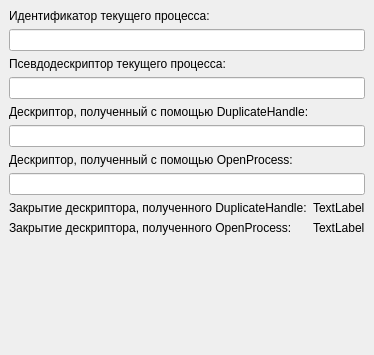
<?xml version="1.0" encoding="UTF-8"?>
<ui version="4.0">
 <class>MainWindow</class>
 <widget class="QMainWindow" name="MainWindow">
  <property name="geometry">
   <rect>
    <x>0</x>
    <y>0</y>
    <width>359</width>
    <height>355</height>
   </rect>
  </property>
  <property name="windowTitle">
   <string>MainWindow</string>
  </property>
  <widget class="QWidget" name="centralwidget">
   <layout class="QFormLayout" name="formLayout">
    <item row="0" column="0" colspan="2">
     <widget class="QLabel" name="label">
      <property name="text">
       <string>Идентификатор текущего процесса:</string>
      </property>
     </widget>
    </item>
    <item row="1" column="0" colspan="2">
     <widget class="QLineEdit" name="currentId"/>
    </item>
    <item row="2" column="0" colspan="2">
     <widget class="QLabel" name="label_4">
      <property name="text">
       <string>Псевдодескриптор текущего процесса:</string>
      </property>
     </widget>
    </item>
    <item row="3" column="0" colspan="2">
     <widget class="QLineEdit" name="currentHandle"/>
    </item>
    <item row="4" column="0" colspan="2">
     <widget class="QLabel" name="label_2">
      <property name="text">
       <string>Дескриптор, полученный с помощью DuplicateHandle:</string>
      </property>
     </widget>
    </item>
    <item row="5" column="0" colspan="2">
     <widget class="QLineEdit" name="copyHandle"/>
    </item>
    <item row="6" column="0" colspan="2">
     <widget class="QLabel" name="label_3">
      <property name="text">
       <string>Дескриптор, полученный с помощью OpenProcess:</string>
      </property>
     </widget>
    </item>
    <item row="7" column="0" colspan="2">
     <widget class="QLineEdit" name="copyProcess"/>
    </item>
    <item row="8" column="0">
     <widget class="QLabel" name="label_5">
      <property name="text">
       <string>Закрытие дескриптора, полученного DuplicateHandle:</string>
      </property>
     </widget>
    </item>
    <item row="8" column="1">
     <widget class="QLabel" name="op">
      <property name="text">
       <string>TextLabel</string>
      </property>
     </widget>
    </item>
    <item row="9" column="0">
     <widget class="QLabel" name="label_6">
      <property name="text">
       <string>Закрытие дескриптора, полученного OpenProcess:</string>
      </property>
     </widget>
    </item>
    <item row="9" column="1">
     <widget class="QLabel" name="cp">
      <property name="text">
       <string>TextLabel</string>
      </property>
     </widget>
    </item>
   </layout>
  </widget>
 </widget>
 <resources/>
 <connections/>
</ui>
